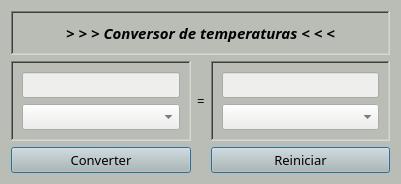
<?xml version="1.0" encoding="UTF-8"?>
<ui version="4.0">
 <class>Form</class>
 <widget class="QWidget" name="Form">
  <property name="geometry">
   <rect>
    <x>0</x>
    <y>0</y>
    <width>401</width>
    <height>175</height>
   </rect>
  </property>
  <property name="font">
   <font>
    <family>Fira Code Retina</family>
    <pointsize>10</pointsize>
   </font>
  </property>
  <property name="windowTitle">
   <string>Conversor</string>
  </property>
  <property name="styleSheet">
   <string notr="true">background-color: rgb(186, 189, 182);</string>
  </property>
  <layout class="QGridLayout" name="gridLayout">
   <item row="1" column="1">
    <widget class="QLabel" name="lbl_igualdade">
     <property name="font">
      <font>
       <family>Fira Code Medium</family>
       <pointsize>10</pointsize>
      </font>
     </property>
     <property name="text">
      <string>=</string>
     </property>
    </widget>
   </item>
   <item row="1" column="2">
    <widget class="QFrame" name="frm_saida">
     <property name="font">
      <font>
       <family>Fira Code Retina</family>
       <pointsize>10</pointsize>
      </font>
     </property>
     <property name="frameShape">
      <enum>QFrame::WinPanel</enum>
     </property>
     <property name="frameShadow">
      <enum>QFrame::Sunken</enum>
     </property>
     <layout class="QGridLayout" name="gridLayout_3">
      <item row="1" column="0">
       <widget class="QComboBox" name="cmb_saida">
        <property name="font">
         <font>
          <family>Fira Code Retina</family>
          <pointsize>10</pointsize>
         </font>
        </property>
        <property name="styleSheet">
         <string notr="true">background-color: rgb(238, 238, 236);
color: rgb(46, 52, 54);</string>
        </property>
       </widget>
      </item>
      <item row="0" column="0">
       <widget class="QLineEdit" name="txt_saida">
        <property name="font">
         <font>
          <family>Fira Code Retina</family>
          <pointsize>10</pointsize>
         </font>
        </property>
        <property name="styleSheet">
         <string notr="true">background-color: rgb(238, 238, 236);</string>
        </property>
        <property name="readOnly">
         <bool>true</bool>
        </property>
       </widget>
      </item>
     </layout>
    </widget>
   </item>
   <item row="0" column="0" colspan="3">
    <widget class="QFrame" name="frame">
     <property name="font">
      <font>
       <family>Fira Code Retina</family>
       <pointsize>11</pointsize>
      </font>
     </property>
     <property name="styleSheet">
      <string notr="true"/>
     </property>
     <property name="frameShape">
      <enum>QFrame::WinPanel</enum>
     </property>
     <property name="frameShadow">
      <enum>QFrame::Sunken</enum>
     </property>
     <layout class="QFormLayout" name="formLayout_2">
      <item row="0" column="0" colspan="2">
       <widget class="QLabel" name="lbl_titulo">
        <property name="font">
         <font>
          <family>Fira Code Medium</family>
          <pointsize>11</pointsize>
          <weight>75</weight>
          <italic>true</italic>
          <bold>true</bold>
          <underline>false</underline>
         </font>
        </property>
        <property name="styleSheet">
         <string notr="true"/>
        </property>
        <property name="text">
         <string>&gt; &gt; &gt; Conversor de temperaturas &lt; &lt; &lt;</string>
        </property>
        <property name="alignment">
         <set>Qt::AlignCenter</set>
        </property>
       </widget>
      </item>
     </layout>
    </widget>
   </item>
   <item row="1" column="0">
    <widget class="QFrame" name="frm_entrada">
     <property name="font">
      <font>
       <family>Fira Code Retina</family>
       <pointsize>10</pointsize>
      </font>
     </property>
     <property name="styleSheet">
      <string notr="true"/>
     </property>
     <property name="frameShape">
      <enum>QFrame::WinPanel</enum>
     </property>
     <property name="frameShadow">
      <enum>QFrame::Sunken</enum>
     </property>
     <layout class="QGridLayout" name="gridLayout_2">
      <item row="1" column="0">
       <widget class="QComboBox" name="cmb_entrada">
        <property name="font">
         <font>
          <family>Fira Code Retina</family>
          <pointsize>10</pointsize>
         </font>
        </property>
        <property name="styleSheet">
         <string notr="true">background-color: rgb(238, 238, 236);
color: rgb(46, 52, 54);</string>
        </property>
       </widget>
      </item>
      <item row="0" column="0">
       <widget class="QLineEdit" name="txt_entrada">
        <property name="font">
         <font>
          <family>Fira Code Retina</family>
          <pointsize>10</pointsize>
         </font>
        </property>
        <property name="styleSheet">
         <string notr="true">background-color: rgb(238, 238, 236);</string>
        </property>
       </widget>
      </item>
     </layout>
    </widget>
   </item>
   <item row="2" column="2">
    <widget class="QPushButton" name="btn_reiniciar">
     <property name="font">
      <font>
       <family>Fira Code Retina</family>
       <pointsize>10</pointsize>
      </font>
     </property>
     <property name="text">
      <string>Reiniciar</string>
     </property>
     <property name="default">
      <bool>true</bool>
     </property>
    </widget>
   </item>
   <item row="2" column="0">
    <widget class="QPushButton" name="btn_converter">
     <property name="font">
      <font>
       <family>Fira Code Retina</family>
       <pointsize>10</pointsize>
      </font>
     </property>
     <property name="text">
      <string>Converter</string>
     </property>
     <property name="default">
      <bool>true</bool>
     </property>
     <property name="flat">
      <bool>false</bool>
     </property>
    </widget>
   </item>
  </layout>
 </widget>
 <resources/>
 <connections/>
</ui>
